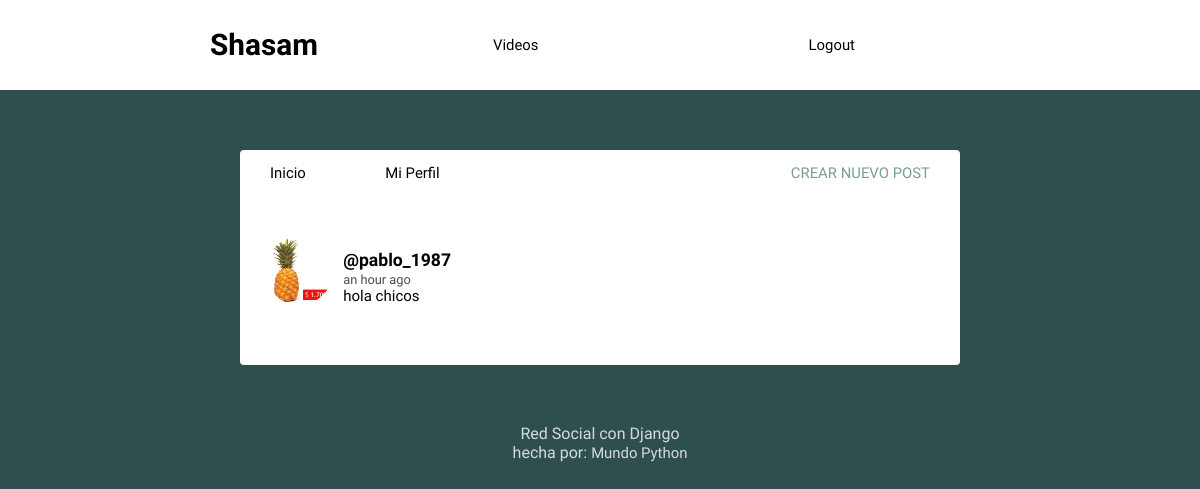
The app's page / (signed in) with its own data.
### social/models.py (models this page shows, shortened)
class Post(models.Model):
	user = models.ForeignKey(User, on_delete=models.CASCADE, related_name='posts')
	timestamp = models.DateTimeField(default=timezone.now)
	content = models.TextField()
	class Meta:
		ordering = ['-timestamp']

class Profile(models.Model):
	user = models.OneToOneField(User, on_delete=models.CASCADE)
	image = models.ImageField(default='batman.png')

### social/views.py (the view)
# urls.py: path('', views.feed, name='feed'),
def feed(request):
	posts = Post.objects.all()
	context = { 'posts': posts}
	return render(request, 'social/feed.html', context)

### social/templates/social/feed.html (shortened to what this page needs)
{% extends 'social/layout.html' %}
{% load humanize %}
{% block content %}
{% for post in posts %}
<article>
    <div class="container-article">
        <img src="{{ post.user.profile.image.url }}">
        <div>
            <h2 class="username"><a href="{% url 'profile' post.user.username %}">@{{ post.user.username }}</a></h2>
            <time data-time="#">{{ post.timestamp|naturaltime }}</time>
            <div class="post">{{ post.content }}</div>
        </div>
    </div>
</article>
{% endfor %}
{% endblock %}

### social/static/style.css (style rules this page uses)
body { background: #2F4F4F; font-size: 62.5%; font-family: 'Varela Round', Helvetica, Arial, serif; }
img { object-fit: cover; }
a { font-size: .93rem; text-decoration: none; color: black; }
article { width: 93%; margin: auto; padding: 40px 0; border-bottom: 2px solid #ECEEEF; }
.username { margin-bottom: .2rem; }
.username a { font-size: 1.1rem; }
.container-article { display: flex; }
.container-article img { height: 68px; width: 68px; margin-right: 10px; border-radius: 50%; }
article:last-child { border-bottom: 0; }
time { font-size: .8rem; opacity: .7; }
.post { font-size: .94rem; }

### records on screen
Post: user.profile.image (picture), user.username "pablo_1987", timestamp "an hour ago", content "hola chicos"
